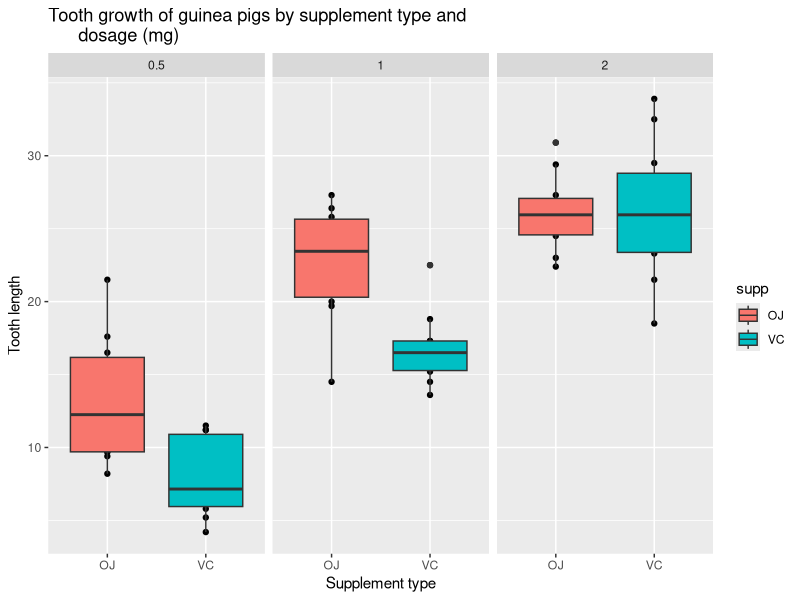

This chart was generated by the following R code:
#Part 2: Basic Inferential Data Analysis Instructionsless 
#Now in the second portion of the project, we're going 
#to analyze the ToothGrowth data in the R datasets package.

#1. Load the ToothGrowth data and perform some basic exploratory 
        #data analyses
#2. Provide a basic summary of the data.
#3. Use confidence intervals and/or hypothesis tests to compare 
        #tooth growth by supp and dose. (Only use the techniques 
        #from class, even if there's other approaches worth 
        #considering)
#4. State your conclusions and the assumptions needed for your 
        #conclusions.

#Clear Working Environment
rm(list=ls())
cat("\f")

#Loading necessary libraries
library(readr)
library(dplyr)
library(ggplot2)

data(ToothGrowth)
head(ToothGrowth)
dim(ToothGrowth)
str(ToothGrowth)
summary(ToothGrowth)
unique(ToothGrowth$dose)

qplot(supp,len,data=ToothGrowth, facets=~dose, 
      main="Tooth growth of guinea pigs by supplement type and 
      dosage (mg)",xlab="Supplement type", ylab="Tooth length") + 
        geom_boxplot(aes(fill = supp))
